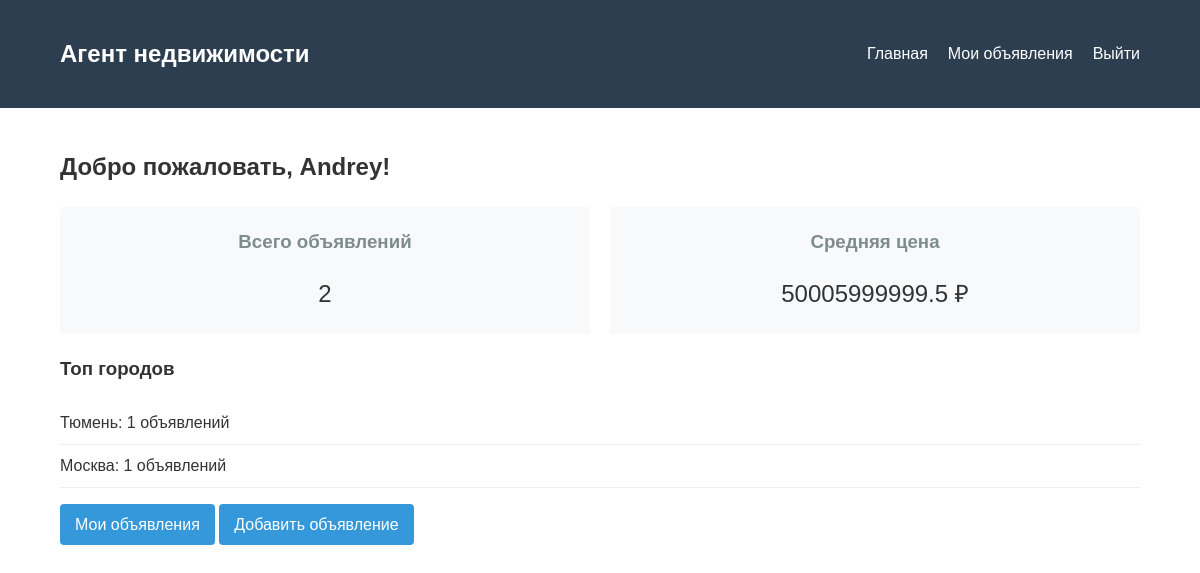
The page / (signed in) on the database its author committed.
### models.py (models this page shows, shortened)
class User(UserMixin, db.Model):
    __tablename__ = "users"
    id = db.Column(db.Integer, primary_key=True)
    username = db.Column(db.String(50), unique=True, nullable=False)
    password_hash = db.Column(db.String(128), nullable=False)
    name = db.Column(db.String(100), nullable=False)
    listings = db.relationship("Listing", backref="agent", lazy=True)

class Listing(db.Model):
    __tablename__ = "listings"
    id = db.Column(db.Integer, primary_key=True)
    title = db.Column(db.String(100), nullable=False)
    price = db.Column(db.Float, nullable=False)
    city = db.Column(db.String(50), nullable=False)
    address = db.Column(db.String(200))
    description = db.Column(db.Text)
    area = db.Column(db.Float)
    rooms = db.Column(db.Integer)
    created_at = db.Column(db.DateTime, server_default=db.func.now())
    user_id = db.Column(db.Integer, db.ForeignKey("users.id"), nullable=False)

### app.py (the view)
    @app.route("/")
    @login_required
    def dashboard():
        total_listings = Listing.query.filter_by(user_id=current_user.id).count()
        avg_price = (
            db.session.query(db.func.avg(Listing.price))
            .filter_by(user_id=current_user.id)
            .scalar()
            or 0
        )
        top_cities = (
            db.session.query(Listing.city, db.func.count(Listing.id).label("count"))
            .filter_by(user_id=current_user.id)
            .group_by(Listing.city)
            .order_by(db.desc("count"))
            .limit(3)
            .all()
        )
        return render_template(
            "dashboard.html",
            total_listings=total_listings,
            avg_price=round(avg_price, 2),
            top_cities=top_cities,
        )

### templates/dashboard.html
{% extends "base.html" %}
{% block content %}
<h2>Добро пожаловать, {{ current_user.name }}!</h2>
<div class="stats">
    <div class="stat-card">
        <h3>Всего объявлений</h3>
        <p>{{ total_listings }}</p>
    </div>
    <div class="stat-card">
        <h3>Средняя цена</h3>
        <p>{{ avg_price }} ₽</p>
    </div>
</div>
<h3>Топ городов</h3>
<ul class="top-cities">
    {% for city, count in top_cities %}
    <li>{{ city }}: {{ count }} объявлений</li>
    {% else %}
    <li>Нет данных о городах</li>
    {% endfor %}
</ul>
<a href="{{ url_for('listings') }}" class="btn">Мои объявления</a>
<a href="{{ url_for('add_listing') }}" class="btn">Добавить объявление</a>
{% endblock %}

### static/style.css (style rules this page uses)
body { font-family: Arial, sans-serif; line-height: 1.6; margin: 0; padding: 0; color: #333; }
.btn { display: inline-block; padding: 8px 15px; background: #3498db; color: white; text-decoration: none; border-radius: 4px; border: none; cursor: pointer; }
.stats { display: flex; gap: 20px; margin: 20px 0; }
.stat-card { flex: 1; padding: 20px; background: #f8f9fa; border-radius: 4px; text-align: center; }
.stat-card h3 { margin-top: 0; color: #7f8c8d; }
.stat-card p { font-size: 1.5em; margin: 10px 0 0; }
.top-cities { list-style: none; padding: 0; }
.top-cities li { padding: 8px 0; border-bottom: 1px solid #eee; }

### rows shown on the page
User: name "Andrey"
Listing: city "Тюмень", count "1"
Listing: city "Москва", count "1"

### other values the page prints
{{ total_listings }} "2"
{{ avg_price }} "50005999999.5"
